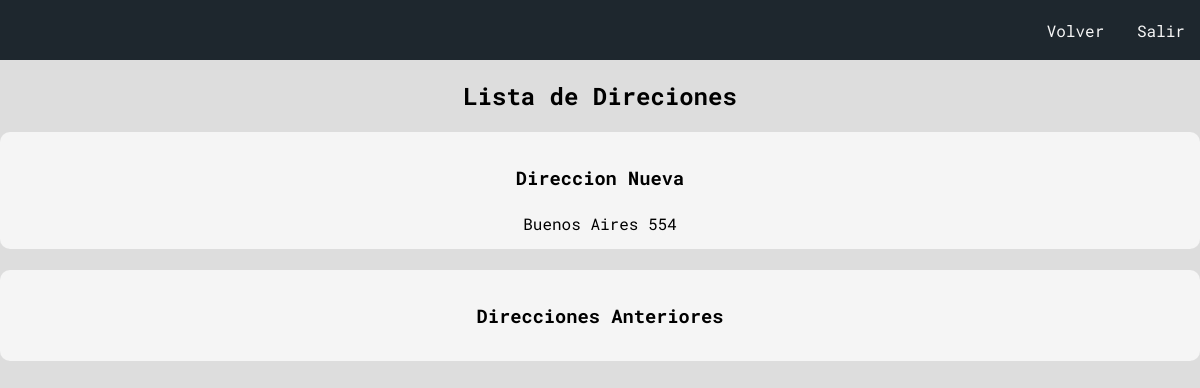
/perfil/direcciones.php?id=0000000009 (signed in), run on an earlier commit of the app's database.
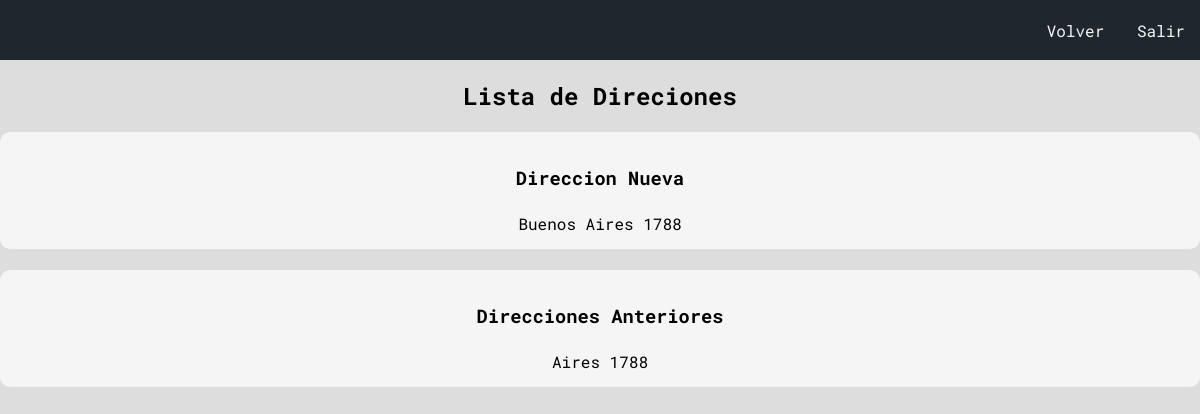
And on a later commit of the database.
### tables this page shows
CREATE TABLE IF NOT EXISTS `tabla1` (
  `ID` int(10) unsigned zerofill NOT NULL AUTO_INCREMENT,
  `Fecha` varchar(50) NOT NULL DEFAULT '',
  `Nombre` varchar(50) NOT NULL DEFAULT '0',
  `Apellido` varchar(50) NOT NULL DEFAULT '0',
  `DNI` varchar(50) NOT NULL DEFAULT '0',
  `Direccion` varchar(50) NOT NULL DEFAULT '0',
  `Email` varchar(50) NOT NULL DEFAULT '',
  `Usuario` varchar(50) NOT NULL DEFAULT '0',
  `Passworld` varchar(50) NOT NULL DEFAULT '0',
  PRIMARY KEY (`ID`,`Fecha`),
  UNIQUE KEY `DNI` (`DNI`),
  UNIQUE KEY `Usuario` (`Usuario`)
);

CREATE TABLE IF NOT EXISTS `tabla2` (
  `ID` int(10) unsigned zerofill NOT NULL AUTO_INCREMENT,
  `Id_usuario` int(11) unsigned zerofill NOT NULL,
  `Fecha` varchar(50) NOT NULL DEFAULT '',
  `DirN` varchar(50) NOT NULL DEFAULT '0',
  `DirV` varchar(50) NOT NULL DEFAULT '0',
  PRIMARY KEY (`ID`)
);

### perfil/direcciones.php (the view, shortened to what this page needs)
<?php
include('../db_php/db_conexion.php');
if(isset($_GET['id'])){
    $id = $_GET['id'];
    $sql_dirNueva = "SELECT Direccion FROM tabla1 WHERE id = :id";
    $stmt_dirNueva = $obj_conexion->prepare($sql_dirNueva);
    $stmt_dirNueva->bindParam(':id', $id, PDO::PARAM_INT);
    $stmt_dirNueva->execute();
    $row_dirNueva = $stmt_dirNueva->fetch();
    $dirNueva = $row_dirNueva['Direccion'];
    $sql_dirViejas = "SELECT DirV FROM tabla2 WHERE Id_usuario = :id";
    $stmt_dirViejas = $obj_conexion->prepare($sql_dirViejas);
    $stmt_dirViejas->bindParam(':id', $id, PDO::PARAM_INT);
    $stmt_dirViejas->execute();
} else {
    $_SESSION['mensaje'] = '<h3 class="reg_ok">Error: Intentelo de nuevo.</h3>';
    header('location: ../db_php/db_login.php');
}
?>
<!DOCTYPE html>
<html lang="es">
<head>
    <link rel="stylesheet" href="../styles/styles_singup.css">
    <link rel="stylesheet" href="../styles/styles_mensaje.css">
</head>
<body>
    <nav class="nav">
        <ul>
            <li>
                <a href="../db_php/db_login.php">Volver</a>
            </li>
            <li>
                <a href="../db_php/db_logout.php">Salir</a>
            </li>
        </ul>
    </nav>
    <h2>Lista de Direciones</h2>
    <div class="contenedor">
        <div class="tabla"><h3>Direccion Nueva</h3></div>
        <div class="tabla"><?php echo $dirNueva; ?></div>
    </div>
    <br>
    <div class="contenedor">
        <div class="tabla"><h3>Direcciones Anteriores</h3></div>
        <?php foreach($stmt_dirViejas as $item){ ?>
        <div class="tabla"><?php echo $item['DirV']; ?></div>
        <?php } ?>
    </div>
</body>
</html>

What changed in the data, as far as the page shows it:
changed tabla1: Direccion "Buenos Aires 554" → "Buenos Aires 1788"
added tabla2: DirV "Aires 1788"
